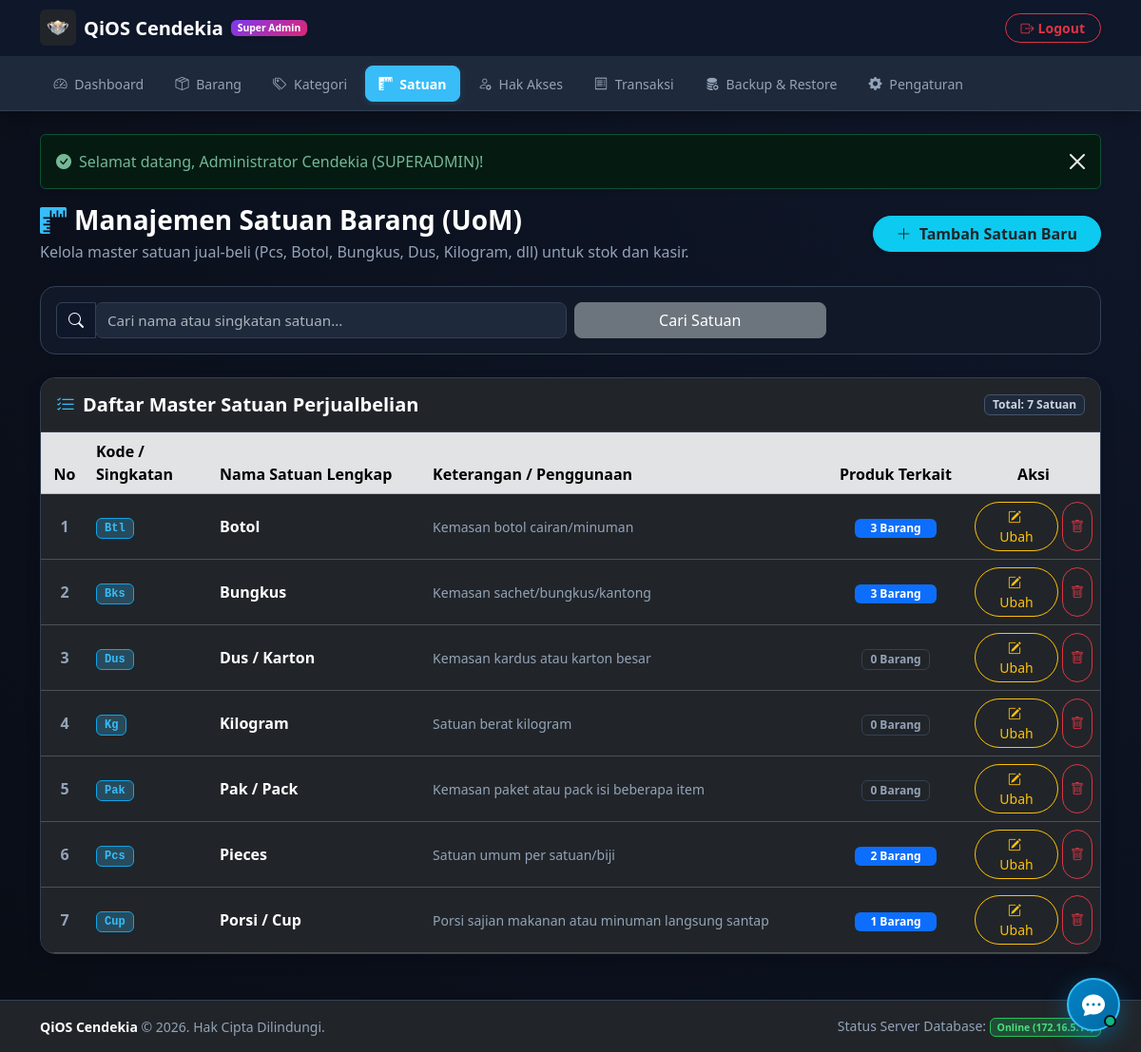
The app's page /admin/satuan.php (signed in) with its own data.
### tables this page shows
CREATE TABLE `satuan` (
    `id` INT AUTO_INCREMENT PRIMARY KEY,
    `nama_satuan` VARCHAR(100) NOT NULL UNIQUE,
    `kode_satuan` VARCHAR(20) NOT NULL,
    `deskripsi` VARCHAR(255) NULL,
    `created_at` TIMESTAMP DEFAULT CURRENT_TIMESTAMP
);

### config/database.php (called while the page is built, shortened)
    <?php
function e($string) {
    return htmlspecialchars((string)$string, ENT_QUOTES, 'UTF-8');
}

### admin/satuan.php (the view, shortened to what this page needs)
<?php
require_once __DIR__ . '/../config/database.php';
require_once __DIR__ . '/../config/auth.php';
$search = trim($_GET['search'] ?? '');
try {
    $sql = "
        SELECT s.*, COUNT(p.id) AS total_produk
        FROM satuan s
        LEFT JOIN produk p ON s.id = p.satuan_id
        WHERE 1=1
    ";
    $params = [];
    $sql .= " GROUP BY s.id ORDER BY s.nama_satuan ASC";
    $stmt = $pdo->prepare($sql);
    $stmt->execute($params);
    $satuan_items = $stmt->fetchAll();
} catch (PDOException $e) {
    $satuan_items = [];
    $error_msg = $e->getMessage();
}
require_once __DIR__ . '/includes/admin_header.php';
?>
<div class="d-flex flex-column flex-md-row justify-content-between align-items-md-center mb-4 gap-3">
    <div>
        <h3 class="fw-bold text-white mb-1">
            <i class="bi bi-rulers text-info me-2"></i>Manajemen Satuan Barang (UoM)
        </h3>
        <p class="text-secondary mb-0">Kelola master satuan jual-beli (Pcs, Botol, Bungkus, Dus, Kilogram, dll) untuk stok dan kasir.</p>
    </div>
    <div>
        <button type="button" class="btn btn-info rounded-pill px-4 shadow-sm text-dark fw-bold" data-bs-toggle="modal" data-bs-target="#modalTambahSatuan">
            <i class="bi bi-plus-lg me-1"></i> Tambah Satuan Baru
        </button>
    </div>
</div>
<div class="card border-secondary p-3 mb-4 rounded-4">
    <form action="satuan.php" method="GET" class="row g-2 align-items-center">
        <div class="col-md-6">
            <div class="input-group">
                <span class="input-group-text bg-dark border-secondary text-secondary"><i class="bi bi-search"></i></span>
                <input type="text" name="search" class="form-control bg-dark border-secondary text-white" placeholder="Cari nama atau singkatan satuan..." value="<?= e($search) ?>">
            </div>
        </div>
        <div class="col-md-3">
            <button type="submit" class="btn btn-secondary w-100 rounded-3">Cari Satuan</button>
        </div>
    </form>
</div>
<div class="card border-secondary shadow rounded-4 overflow-hidden mb-4">
    <div class="card-header bg-dark border-secondary py-3 d-flex justify-content-between align-items-center">
        <h5 class="fw-bold mb-0 text-white">
            <i class="bi bi-list-check text-info me-2"></i>Daftar Master Satuan Perjualbelian
        </h5>
        <span class="badge bg-secondary text-light">Total: <?= count($satuan_items) ?> Satuan</span>
    </div>
    <div class="table-responsive">
        <table class="table table-hover table-dark align-middle mb-0">
            <thead class="table-secondary">
                <tr>
                    <th scope="col" style="width: 50px;" class="text-center">No</th>
                    <th scope="col" style="width: 130px;">Kode / Singkatan</th>
                    <th scope="col">Nama Satuan Lengkap</th>
                    <th scope="col">Keterangan / Penggunaan</th>
                    <th scope="col" class="text-center" style="width: 150px;">Produk Terkait</th>
                    <th scope="col" class="text-center" style="width: 140px;">Aksi</th>
                </tr>
            </thead>
            <tbody>
                <?php if (empty($satuan_items)): ?>
                    <tr>
                        <td colspan="6" class="text-center py-4 text-secondary">
                            <i class="bi bi-inbox fs-3 d-block mb-1"></i>
                            Tidak ada data satuan ditemukan.
                        </td>
                    </tr>
                <?php else: ?>
                    <?php
                    $no = 1;
                    foreach ($satuan_items as $sat):
                    ?>
                        <tr>
                            <td class="text-center text-secondary fw-semibold"><?= $no++ ?></td>
                            <td>
                                <span class="badge bg-info bg-opacity-25 text-info border border-info border-opacity-50 px-2 py-1 font-monospace fw-bold">
                                    <?= e($sat['kode_satuan']) ?>
                                </span>
                            </td>
                            <td>
                                <span class="fw-bold text-white"><?= e($sat['nama_satuan']) ?></span>
                            </td>
                            <td class="text-secondary small">
                                <?= !empty($sat['deskripsi']) ? e($sat['deskripsi']) : '<span class="text-muted fst-italic">-</span>' ?>
                            </td>
                            <td class="text-center">
                                <?php if ((int)$sat['total_produk'] > 0): ?>
                                    <a href="produk.php?search=<?= urlencode($sat['nama_satuan']) ?>" class="badge bg-primary text-decoration-none px-3 py-1">
                                        <?= (int)$sat['total_produk'] ?> Barang
                                    </a>
                                <?php else: ?>
                                    <span class="badge bg-dark border border-secondary text-secondary px-2 py-1">0 Barang</span>
                                <?php endif; ?>
                            </td>
                            <td class="text-center">
                                <div class="d-inline-flex gap-1">
                                    <button type="button" class="btn btn-outline-warning btn-sm rounded-pill px-3"
                                            onclick='openEditSatuanModal(<?= json_encode($sat) ?>)'>
                                        <i class="bi bi-pencil-square me-1"></i> Ubah
                                    </button>
                                    <button type="button" class="btn btn-outline-danger btn-sm rounded-pill px-2"
                                            onclick="openHapusSatuanModal(<?= $sat['id'] ?>, '<?= e(addslashes($sat['nama_satuan'])) ?>', <?= (int)$sat['total_produk'] ?>)">
                                        <i class="bi bi-trash"></i>
                                    </button>
                                </div>
                            </td>
                        </tr>
                    <?php endforeach; ?>
                <?php endif; ?>
            </tbody>
        </table>
    </div>
</div>
<?php require_once __DIR__ . '/includes/admin_footer.php'; ?>

### admin/includes/admin_header.php (style rules this page uses)
:root { --bg-darker: #090d16; --bg-card: #111827; --bg-header: #1e293b; --border-color: #334155; --accent-cyan: #38bdf8; --accent-green: #10b981; }
body { background-color: var(--bg-darker); color: #f1f5f9; font-family: 'Segoe UI', system-ui, -apple-system, sans-serif; min-height: 100vh; display: flex; flex-direction: column; }
.card { background-color: var(--bg-card); border: 1px solid var(--border-color); }

### records on screen
satuan: kode_satuan "Btl", nama_satuan "Botol", deskripsi "Kemasan botol cairan/minuman", total_produk "3"
satuan: kode_satuan "Bks", nama_satuan "Bungkus", deskripsi "Kemasan sachet/bungkus/kantong", total_produk "3"
satuan: kode_satuan "Dus", nama_satuan "Dus / Karton", deskripsi "Kemasan kardus atau karton besar", shows "0 Barang"
satuan: kode_satuan "Kg", nama_satuan "Kilogram", deskripsi "Satuan berat kilogram", shows "0 Barang"
satuan: kode_satuan "Pak", nama_satuan "Pak / Pack", deskripsi "Kemasan paket atau pack isi beberapa item", shows "0 Barang"
satuan: kode_satuan "Pcs", nama_satuan "Pieces", deskripsi "Satuan umum per satuan/biji", total_produk "2"
satuan: kode_satuan "Cup", nama_satuan "Porsi / Cup", deskripsi "Porsi sajian makanan atau minuman langsung santap", total_produk "1"

### other values on screen
$app_title "QiOS Cendekia"
$_SESSION['flash_success'] "Selamat datang, Administrator Cendekia (SUPERADMIN)!"
count($satuan_items) "7"
function_exists('get_app_name') ? get_app_name() : 'QiOS Cendekia' "QiOS Cendekia"
